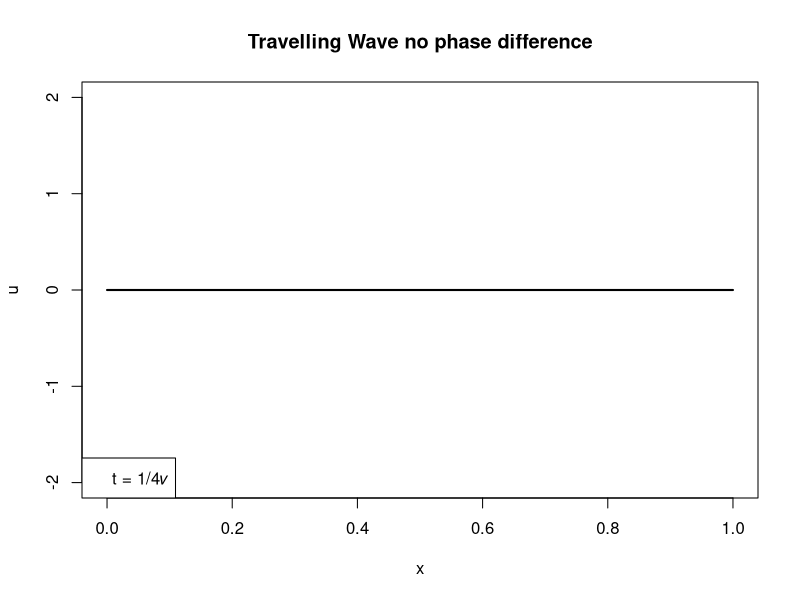

Here is the R script that generated this plot:
# Assuming
L <- 1

# X-axis and Y-axis values
x_values <- seq(0, L, length.out = 1000)
u_values <- 0 * (sin(pi * x_values / L) + sin(2 * pi * x_values / L))

# Final plot
plot(x_values, u_values, type = "l", lwd = 2, xlim = c(0, L), ylim = c(-2, 2), 
     xlab = "x", ylab = "u", main = "Travelling Wave no phase difference")

# Label
legend("bottomleft", legend = "t = 1/4𝜈")